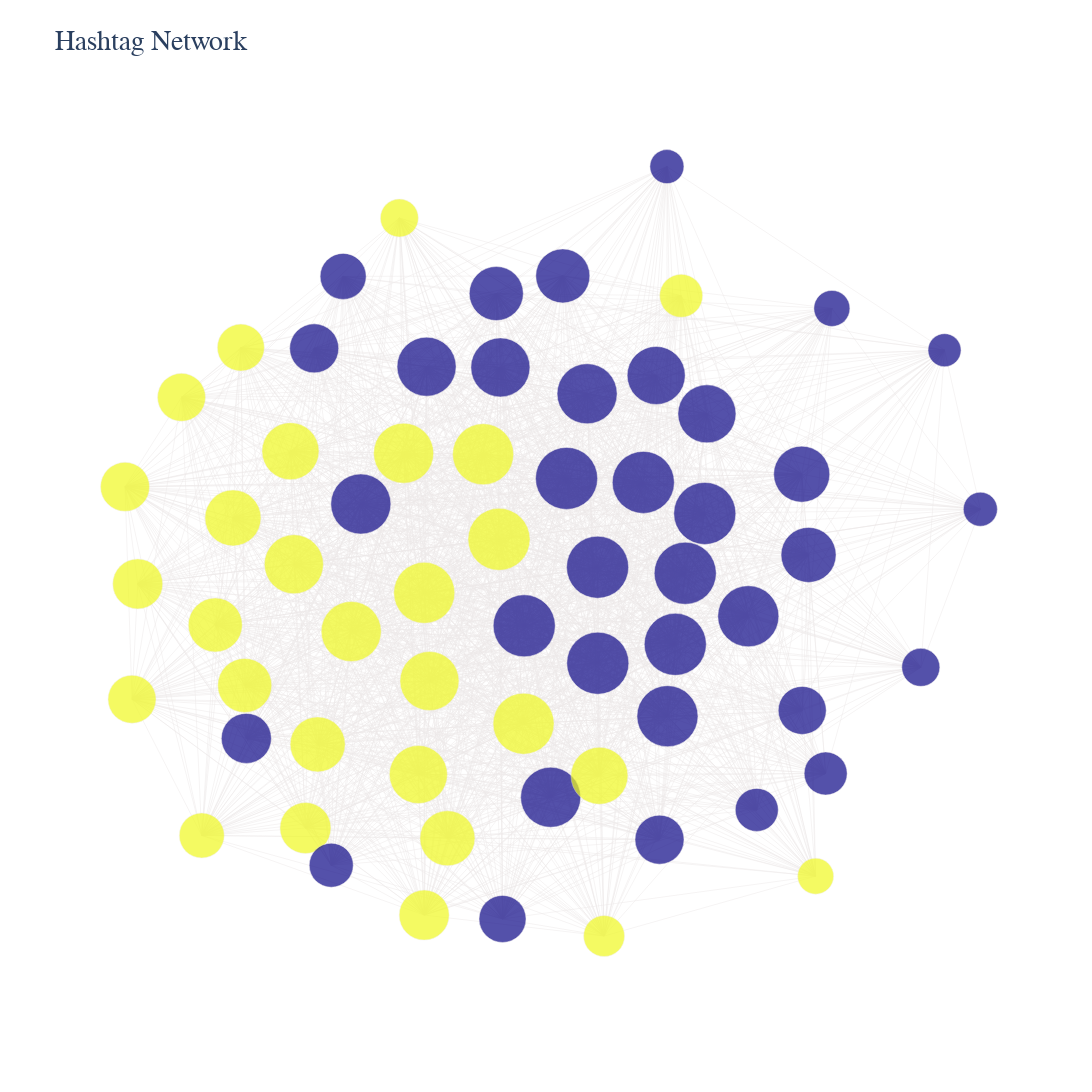

The code cell stored with this chart in its notebook:
### Markdown cell above
![communities](./img/plots/communities.png)

When we consider, hashtags that have appeared at least 50 times we find that there are two main communities. We can interpret these as seasonal and those used consistently. The first community that is in blue has the hashtags that were populat during the 2020 elections like trump/biden2020, uselections, 2020elections, bidenharris, kamalaharris, trumpout. Not only these but due to the pandemic during that season we see homeoffice. In the second community that is in red, we see those that have themes or persona attached to them and those that are used generally in making tiktoks. 

##### I cannot distinguish between these two. 😂 May be we can discuss together.

### Code cell
plotGraph(nodes_df, hashtag_graph)
